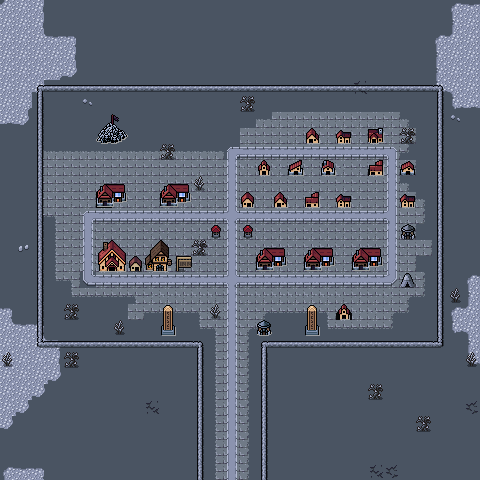

Below is a game level as drawn by its tile map, then a one-line description and the .tmx that defines it (tile-layer data replaced by summaries):
An orthogonal 30x30 tile map with 16x16 px tiles, 4 tile layers (Background, Ground, Walls, Overlay), 3 tilesets and 9 objects.

<map version="1.10" tiledversion="1.11.2" orientation="orthogonal" renderorder="right-down" width="30" height="30" tilewidth="16" tileheight="16" infinite="0" nextlayerid="6" nextobjectid="68">
 <editorsettings>
  <export target="wastetown..tmx" format="tmx" />
 </editorsettings>
 <tileset firstgid="1" source="../../../../common/maps/tileset/main.tsx" />
 <tileset firstgid="10113" source="../../../../common/maps/tileset/buildings.tsx" />
 <tileset firstgid="11905" source="../../../../common/maps/tileset/buildings-nocollide.tsx" />
 <layer id="1" name="Background" width="30" height="30">
  <data>[900 cells, 900 non-empty, 3 distinct tile ids]</data>
 </layer>
 <layer id="2" name="Ground" width="30" height="30">
  <data>[900 cells, 326 non-empty, 45 distinct tile ids]</data>
 </layer>
 <layer id="3" name="Walls" width="30" height="30">
  <properties>
   <property name="spriteLayer" type="bool" value="true" />
  </properties>
  <data>[900 cells, 154 non-empty, 33 distinct tile ids]</data>
 </layer>
 <layer id="5" name="Overlay" width="30" height="30">
  <data>[900 cells, 49 non-empty, 17 distinct tile ids]</data>
 </layer>
 <objectgroup id="4" name="Objects">
  <object id="38" template="../../../../common/maps/obj/entry_up.tx" x="204" y="368" width="56" height="16" />
  <object id="47" template="../../../../common/maps/obj/inn.tx" x="150" y="273" />
  <object id="48" template="../../../../common/maps/obj/shop.tx" x="104.5" y="274">
   <properties>
    <property name="commonShopList" value="Equipment" />
    <property name="noRestock" type="bool" value="true" />
   </properties>
  </object>
  <object id="58" template="../../../../common/maps/obj/shop.tx" x="97" y="209">
   <properties>
    <property name="commonShopList" value="BoosterPackShop,AlphaBoosterPackShop,BetaBoosterPackShop,GammaBoosterPackShop,DeltaBoosterPackShop" />
    <property name="mythicShopList" value="" />
    <property name="rareShopList" value="" />
    <property name="uncommonShopList" value="" />
   </properties>
  </object>
  <object id="62" template="../../../../common/maps/obj/shardtrader.tx" x="400" y="288" />
  <object id="64" template="../../../../common/maps/obj/shop.tx" x="353.362" y="274.432">
   <properties>
    <property name="commonShopList" value="Colorless,Colorless,Artifact,Creature2Colorless,Vehicle,Equip,Wand" />
    <property name="mythicShopList" value="White,Blue,Red,Green,Black,Legend" />
    <property name="rareShopList" value="Land4Colorless,Land4Colorless,Creature2Eldrazi,Saga" />
    <property name="uncommonShopList" value="Land,Enchantment,Instant,Creature" />
   </properties>
  </object>
  <object id="65" template="../../../../common/maps/obj/shop.tx" x="305.038" y="274.432">
   <properties>
    <property name="commonShopList" value="Colorless,Colorless,Artifact,Creature2Colorless,Vehicle,Equip,Wand" />
    <property name="mythicShopList" value="White,Blue,Red,Green,Black,Legend" />
    <property name="rareShopList" value="Land4Colorless,Land4Colorless,Creature2Eldrazi,Saga" />
    <property name="uncommonShopList" value="Land,Enchantment,Instant,Creature" />
   </properties>
  </object>
  <object id="66" template="../../../../common/maps/obj/shop.tx" x="256.176" y="274.432">
   <properties>
    <property name="commonShopList" value="Colorless,Colorless,Artifact,Creature2Colorless,Vehicle,Equip,Wand" />
    <property name="mythicShopList" value="White,Blue,Red,Green,Black,Legend" />
    <property name="rareShopList" value="Land4Colorless,Land4Colorless,Creature2Eldrazi,Saga" />
    <property name="uncommonShopList" value="Land,Enchantment,Instant,Creature" />
   </properties>
  </object>
  <object id="67" template="../../../../common/maps/obj/shop.tx" x="160.6" y="209.999">
   <properties>
    <property name="commonShopList" value="Colorless,Colorless,Artifact,Creature2Colorless,Vehicle,Equip,Wand" />
    <property name="mythicShopList" value="White,Blue,Red,Green,Black,Legend" />
    <property name="rareShopList" value="Land4Colorless,Land4Colorless,Creature2Eldrazi,Saga" />
    <property name="uncommonShopList" value="Land,Enchantment,Instant,Creature" />
   </properties>
  </object>
 </objectgroup>
</map>
